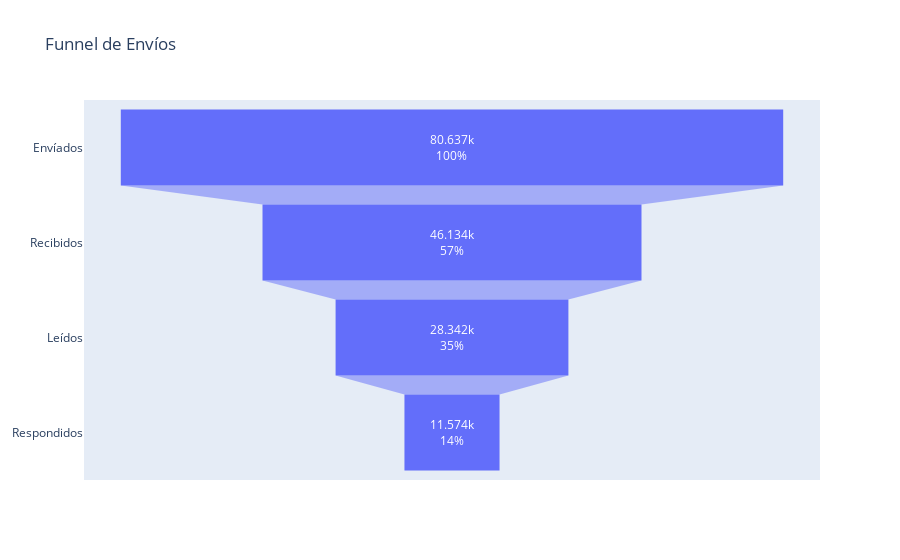

The cell this chart's notebook holds for it:
### Code cell
filtered_data = data.query("content.str.contains('Template')")

response_count = total_respuestas # o respuestas
read_count = filtered_data['sent_status_read'].sum() 
delivered_count = filtered_data['sent_status_delivered'].sum() + read_count
sent_count = filtered_data['sent_status_sent'].sum() + read_count + delivered_count

values = [sent_count, delivered_count, read_count, response_count]
stages = ['Envíados', 'Recibidos', 'Leídos', 'Respondidos']

fig = go.Figure(go.Funnel(
    y=stages,
    x=values,
    textinfo="value+percent initial"
))

fig.update_layout(title='Funnel de Envíos')
fig.show()

### Figure 1 — Plotly figure (JSON) as saved in the notebook; plotly's stock layout.template omitted (floating-point values rounded to 4 significant figures)
{"data": [{"textinfo": "value+percent initial", "type": "funnel", "x": [80637, 46134, 28342, 11574], "y": ["Envíados", "Recibidos", "Leídos", "Respondidos"]}], "layout": {"title": {"text": "Funnel de Envíos"}}}
